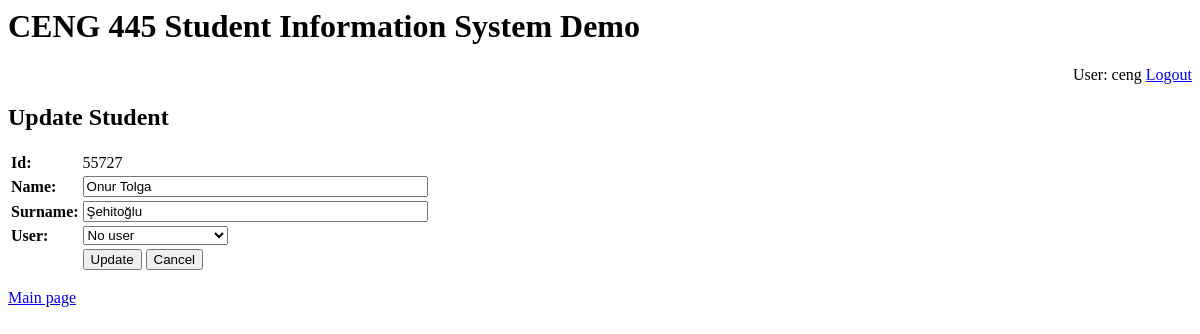
The page /student/update/55727 (signed in) on the database as committed earlier.
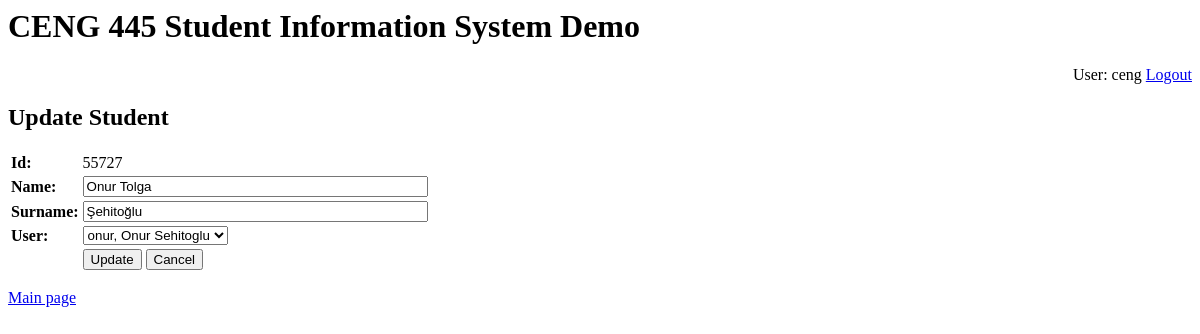
The same page on the database as committed later.
### student/models.py (models this page shows, shortened)
class Student(models.Model):
	sid = models.CharField(max_length=10, primary_key = True)
	name = models.CharField(max_length=30)
	surname = models.CharField(max_length=30)
	department = models.ForeignKey(Department,on_delete = models.CASCADE,blank=True, null=True)
	took = models.ManyToManyField(Course,related_name = 'taken')
	registered = models.ManyToManyField(Course,related_name = 'enrolled')
	user = models.OneToOneField(User, on_delete = models.CASCADE, null = True)

### student/views.py (the view)
# urls.py: re_path('^update/(?P<stid>[0-9]{5,})$', views.update, name='update'),
@login_required
def update(request, stid):
	if not request.user.has_perms('student.change_student'):
		return render(request, "error.html", {'message': 'You are not authorized to update students'})
	try:
		student = Student.objects.get(sid=stid)
	except:
		return render(request,'error.html',
			{'message': 'no student with id {} found'.format(stid)})
	userlist = list(User.objects.filter(student=None)) + list(User.objects.filter(student=student))
	try:
		if request.POST['submit'] == 'Update':	# form submitted, process it
			student.name = request.POST['name']
			student.surname = request.POST['surname']
			if request.POST['user'] == 'NONE':
				student.user = None
			else:
				student.user = User.objects.get(username=request.POST['user'])
			student.save()
			return redirect(index) # redirect to home page
		elif request.POST['submit'] == 'Cancel':
			return redirect(index) # redirect to home page
		else:
			return render(request,'error.html',{'message':'Invalid request'})
	except KeyError:	# form not submitted yet, show it
		return render(request,'addupdatestudent.html', {'student':student, 'opname' : 'Update',
				'userlist':userlist, 'formaction':'/student/update/{}'.format(stid)})

### student/templates/addupdatestudent.html (shortened to what this page needs)
{% extends "base.html" %}
{% block "body" %}
<h2> {{opname}} Student </h2>
<form action="{{formaction}}" method=POST>
<table>
	<tr><td><b>Id:</b> </td>
		<td> {% if opname == 'Add' %}
			<input type="text" size=40 name="sid"></td></tr>
			 {% else %}
			{{ student.sid }} </td></tr>
			 {% endif %}
	<tr><td><b>Name:</b> </td>
		<td> <input type="text" size=40 name="name" value="{{student.name}}"/></td></tr>
	<tr><td><b>Surname:</b> </td>
		<td> <input type="text" size=40 name="surname" value="{{student.surname}}"/></td></tr>
	<tr><td><b>User:</b></td>
		<td><select name="user">
				<option value="NONE">No user</option>
				{% for u in userlist %}
					<option value="{{u.username}}" {% if student.user == u %}selected{% endif %}>
						{{u.username}}, {{u.first_name}} {{u.last_name}}</option>
				{% endfor %}
			</select>
	<tr><td> &nbsp;</td>
		<td> <input type="submit" name="submit" value="{{opname}}"/>
		     <input type="submit" name="submit" value="Cancel"/>
			</td></tr>
</table>
</form>
{% endblock %}

Rows that differ between the two databases and show on the page:
changed Student "Onur Tolga": user (not shown) → "onur, Onur Sehitoglu"
Other text that changed with them:
form field user: "No user" → (not shown)
